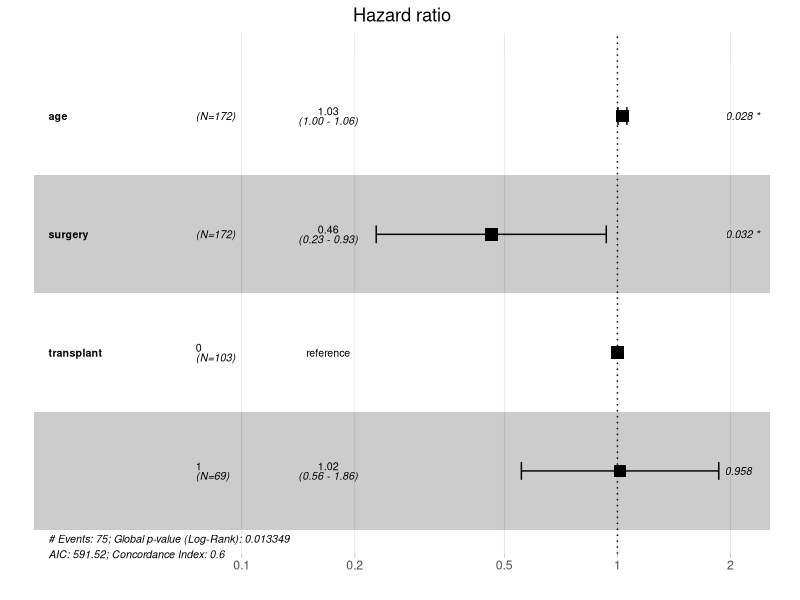
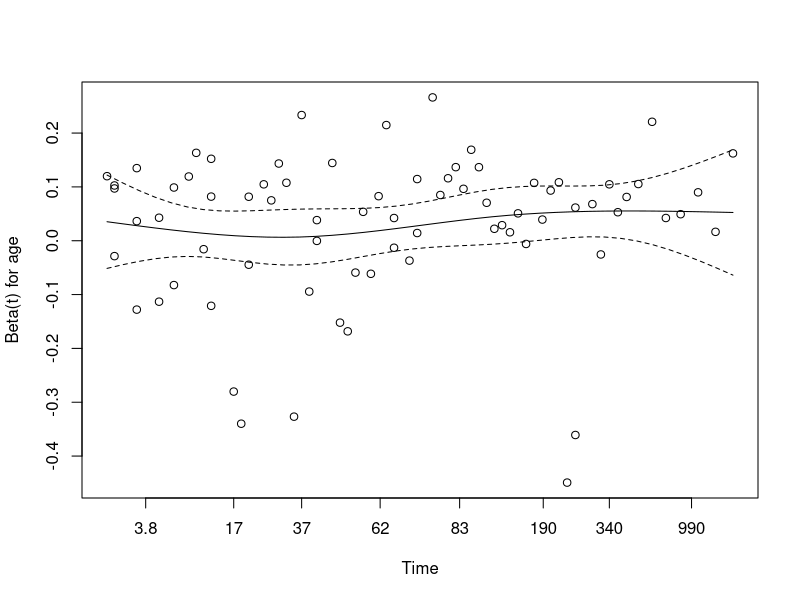
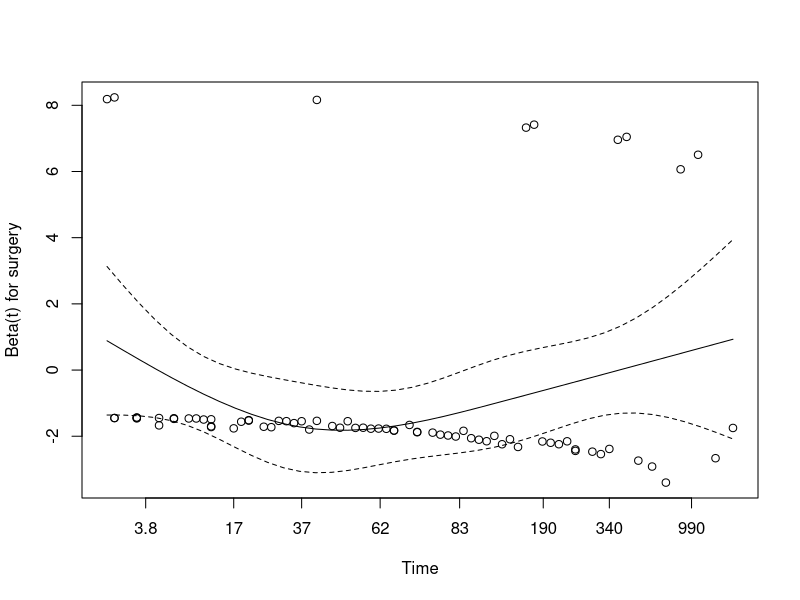
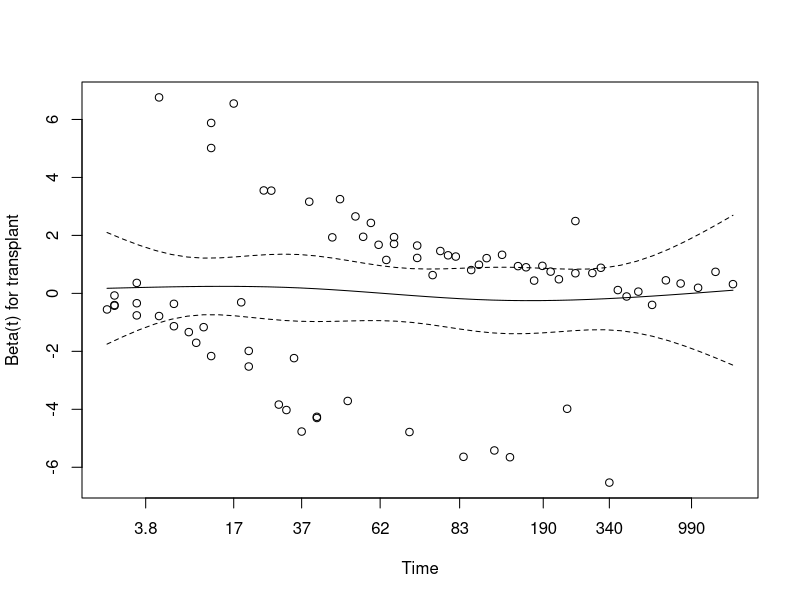

R code for these plots, in order:
## ---- chunk 1
knitr::opts_chunk$set(
  echo = FALSE,      # Oculta el código
  message = FALSE,   # Oculta mensajes
  warning = FALSE,   # Oculta advertencias
  error = TRUE,
  fig.show = "asis",
  #out.width = "55%",
  #fig.dim = c(4, 3),
  fig.align = "center"  
)
## ---- chunk 2
library(survival)
data(heart)

# Visualizamos las primeras filas para observar la estructura start-stop
# Observamos cómo el estatus de trasplante puede cambiar
head(heart[, c("start", "stop", "event", "age", "transplant")], 10)
## ---- chunk 3
# Ajuste del modelo de Cox con covariable dependiente del tiempo
modelo_cox_ext <- coxph(Surv(start, stop, event) ~ age + surgery + transplant, 
                        data = heart)

summary(modelo_cox_ext)
## ---- chunk 4
library(survival)
library(survminer)
ggforest(modelo_cox_ext, data = heart)

## ---- chunk 5
# Prueba de Riesgos Proporcionales (Schoenfeld)
test_ph <- cox.zph(modelo_cox_ext)
print(test_ph)

## ---- chunk 6
# Gráfico de diagnóstico para la variable Edad
plot(test_ph)
